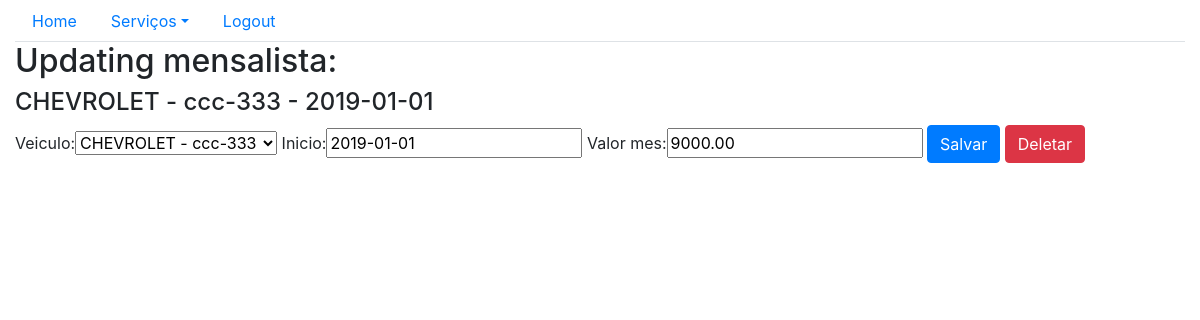
The page /sistema/mensalistas-update/7 on the database its author committed.
### core/models.py (models this page shows, shortened)
class Mensalista(models.Model):
    veiculo = models.ForeignKey(Veiculo, on_delete=models.CASCADE)
    inicio = models.DateField()
    valor_mes = models.DecimalField(max_digits=6,decimal_places=2)
    def __str__(self):
        return str (self.veiculo) + ' - ' + str(self.inicio)

class Veiculo(models.Model):
    marca = models.ForeignKey(Marca,  on_delete = models.CASCADE)
    proprietario = models.ForeignKey(Pessoa,  on_delete = models.CASCADE)
    placa = models.CharField(max_length=7)
    cor = models.CharField(max_length=15)
    observacoes = models.TextField()
    def __str__(self):
        return self.marca.nome + ' - ' + self.placa

class Marca(models.Model):
    nome = models.CharField(max_length=50)

### core/views.py (the view)
# urls.py: path('mensalistas-update/<int:id>', mensalistas_update, name='core_mensalistas_update'),
def mensalistas_update(request, id):
    data = {} #cria um dicionário
    mensalista = Mensalista.objects.get(id = id) #busca o veiculo que se deseja atualizar no banco, através do ID
    form = MensalistaForm(request.POST or None, instance=mensalista) #instancia um formulario, passando a "pessoa" que foi resgatada do banco para que seja preenchido
    data['mensalista'] = mensalista #insere "pessoa no dicionário"
    data['form'] = form #insere o "form" no dicionário
    if request.method == 'POST':
        if form.is_valid():
            form.save()
            return redirect('core_mensalistas_lista')
    else:
        return render(request, 'core/mensalista_update.html', data)

### core/form.py
class MensalistaForm(ModelForm):
    class Meta:
        model = Mensalista
        fields = '__all__'

### core/templates/core/mensalista_update.html (shortened to what this page needs)
{% extends 'base.html' %}
{%load bootstrap%}
{%block menu%}
    <ul class="nav nav-tabs">
        <li class="nav-item">
            <a class="nav-link" href="{% url 'core_home' %}">Home</a>
        </li>
        <li class="nav-item dropdown">
            <a class="nav-link dropdown-toggle" data-toggle="dropdown" href="#" role="button" aria-haspopup="true" aria-expanded="false">Serviços</a>
        </li>
        <li class="nav-item">
            <a class="nav-link" href="">Logout</a>
        </li>
    </ul>
{%endblock%}
{% block main %}
<div class="row">
        <div class="col">
                <h2>Updating mensalista: </h2>
                <h4>{{mensalista}}</h4>
        </div>
</div>
<div class="row">
        <div class="col">
                <form action="{%url 'core_mensalistas_update' mensalista.id %}" method="POST">
                        {{form|bootstrap}}
                        <button type="submit" class="btn btn-primary">Salvar</button>
                        <a href="{%url 'core_mensalistas_delete' mensalista.id %}" class="btn btn-danger" method="GET">Deletar</a>
                </form>
        </div>
</div>
{% endblock %}

### rows shown on the page
Mensalista: veiculo+inicio "CHEVROLET - ccc-333 - 2019-01-01", veiculo "CHEVROLET - ccc-333", inicio "2019-01-01", valor_mes "9000.00"
